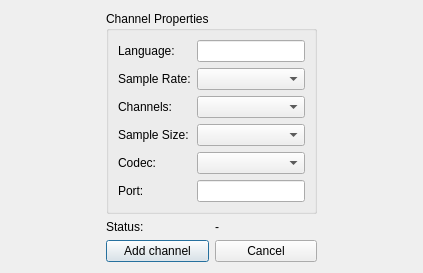
<?xml version="1.0" encoding="UTF-8"?>
<ui version="4.0">
 <class>AddNewChannelFromGui</class>
 <widget class="QDialog" name="AddNewChannelFromGui">
  <property name="geometry">
   <rect>
    <x>0</x>
    <y>0</y>
    <width>423</width>
    <height>246</height>
   </rect>
  </property>
  <property name="windowTitle">
   <string>Create new channel</string>
  </property>
  <layout class="QGridLayout" name="gridLayout_2">
   <item row="0" column="1" colspan="2">
    <widget class="QGroupBox" name="groupBox">
     <property name="title">
      <string>Channel Properties</string>
     </property>
     <layout class="QGridLayout" name="gridLayout">
      <item row="5" column="0">
       <widget class="QLabel" name="label_7">
        <property name="text">
         <string>Port:</string>
        </property>
       </widget>
      </item>
      <item row="4" column="1">
       <widget class="QComboBox" name="codecBox_2"/>
      </item>
      <item row="0" column="0">
       <widget class="QLabel" name="label_5">
        <property name="text">
         <string>Language:</string>
        </property>
       </widget>
      </item>
      <item row="4" column="0">
       <widget class="QLabel" name="label_4">
        <property name="text">
         <string>Codec:</string>
        </property>
       </widget>
      </item>
      <item row="3" column="1">
       <widget class="QComboBox" name="sampleSizeBox"/>
      </item>
      <item row="3" column="0">
       <widget class="QLabel" name="label_3">
        <property name="text">
         <string>Sample Size:</string>
        </property>
       </widget>
      </item>
      <item row="2" column="1">
       <widget class="QComboBox" name="channelBox"/>
      </item>
      <item row="2" column="0">
       <widget class="QLabel" name="label_2">
        <property name="text">
         <string>Channels:</string>
        </property>
       </widget>
      </item>
      <item row="1" column="1">
       <widget class="QComboBox" name="sampleRateBox"/>
      </item>
      <item row="1" column="0">
       <widget class="QLabel" name="label">
        <property name="text">
         <string>Sample Rate:</string>
        </property>
       </widget>
      </item>
      <item row="0" column="1">
       <widget class="QLineEdit" name="langInput"/>
      </item>
      <item row="5" column="1">
       <widget class="QLineEdit" name="portInput"/>
      </item>
     </layout>
    </widget>
   </item>
   <item row="2" column="1">
    <widget class="QPushButton" name="startBtn">
     <property name="text">
      <string>Add channel</string>
     </property>
    </widget>
   </item>
   <item row="2" column="2">
    <widget class="QPushButton" name="cancelBtn">
     <property name="text">
      <string>Cancel</string>
     </property>
    </widget>
   </item>
   <item row="0" column="3">
    <spacer name="horizontalSpacer">
     <property name="orientation">
      <enum>Qt::Horizontal</enum>
     </property>
     <property name="sizeHint" stdset="0">
      <size>
       <width>40</width>
       <height>20</height>
      </size>
     </property>
    </spacer>
   </item>
   <item row="0" column="0">
    <spacer name="horizontalSpacer_2">
     <property name="orientation">
      <enum>Qt::Horizontal</enum>
     </property>
     <property name="sizeHint" stdset="0">
      <size>
       <width>40</width>
       <height>20</height>
      </size>
     </property>
    </spacer>
   </item>
   <item row="1" column="1">
    <widget class="QLabel" name="label_6">
     <property name="text">
      <string>Status:</string>
     </property>
    </widget>
   </item>
   <item row="1" column="2">
    <widget class="QLabel" name="statusText">
     <property name="text">
      <string>-</string>
     </property>
    </widget>
   </item>
  </layout>
 </widget>
 <resources/>
 <connections/>
</ui>
